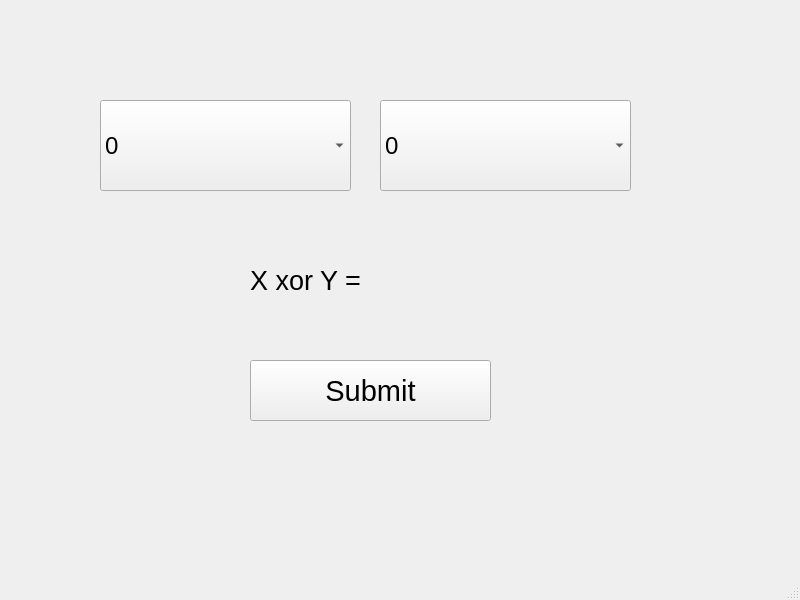
<?xml version="1.0" encoding="UTF-8"?>
<ui version="4.0">
 <class>MainWindow</class>
 <widget class="QMainWindow" name="MainWindow">
  <property name="geometry">
   <rect>
    <x>0</x>
    <y>0</y>
    <width>800</width>
    <height>600</height>
   </rect>
  </property>
  <property name="windowTitle">
   <string>MainWindow</string>
  </property>
  <widget class="QWidget" name="centralwidget">
   <widget class="QComboBox" name="comboX">
    <property name="geometry">
     <rect>
      <x>100</x>
      <y>100</y>
      <width>251</width>
      <height>91</height>
     </rect>
    </property>
    <property name="font">
     <font>
      <pointsize>18</pointsize>
     </font>
    </property>
    <item>
     <property name="text">
      <string>0</string>
     </property>
    </item>
    <item>
     <property name="text">
      <string>1</string>
     </property>
    </item>
   </widget>
   <widget class="QComboBox" name="comboY">
    <property name="geometry">
     <rect>
      <x>380</x>
      <y>100</y>
      <width>251</width>
      <height>91</height>
     </rect>
    </property>
    <property name="font">
     <font>
      <pointsize>18</pointsize>
     </font>
    </property>
    <item>
     <property name="text">
      <string>0</string>
     </property>
    </item>
    <item>
     <property name="text">
      <string>1</string>
     </property>
    </item>
   </widget>
   <widget class="QPushButton" name="pushButton">
    <property name="geometry">
     <rect>
      <x>250</x>
      <y>360</y>
      <width>241</width>
      <height>61</height>
     </rect>
    </property>
    <property name="font">
     <font>
      <pointsize>22</pointsize>
     </font>
    </property>
    <property name="text">
     <string>Submit</string>
    </property>
   </widget>
   <widget class="QLabel" name="label">
    <property name="geometry">
     <rect>
      <x>250</x>
      <y>250</y>
      <width>231</width>
      <height>61</height>
     </rect>
    </property>
    <property name="font">
     <font>
      <pointsize>20</pointsize>
     </font>
    </property>
    <property name="text">
     <string>X xor Y = </string>
    </property>
   </widget>
  </widget>
  <widget class="QMenuBar" name="menubar">
   <property name="geometry">
    <rect>
     <x>0</x>
     <y>0</y>
     <width>800</width>
     <height>21</height>
    </rect>
   </property>
  </widget>
  <widget class="QStatusBar" name="statusbar"/>
 </widget>
 <resources/>
 <connections/>
</ui>
